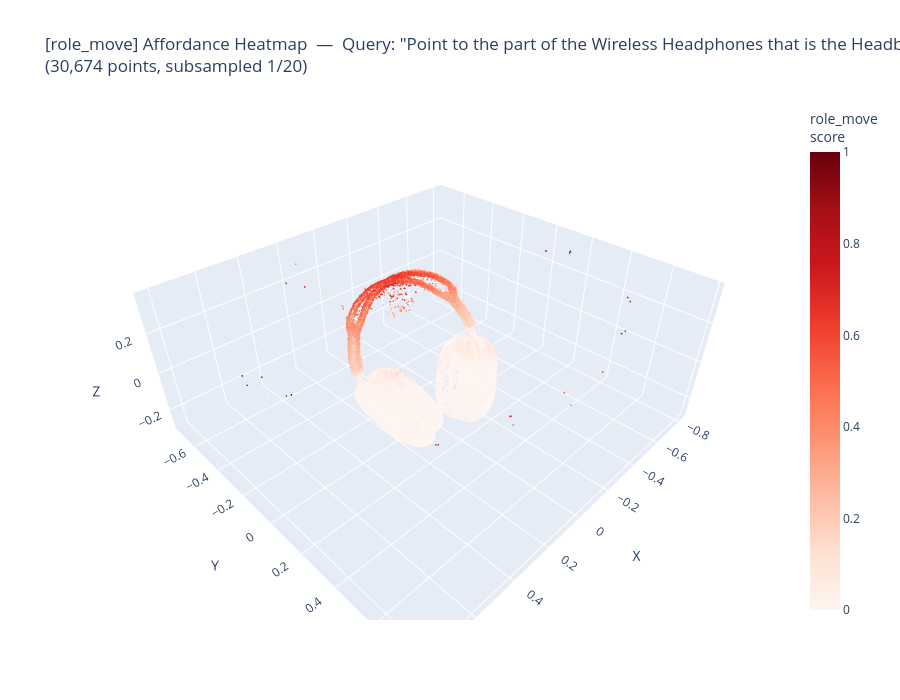
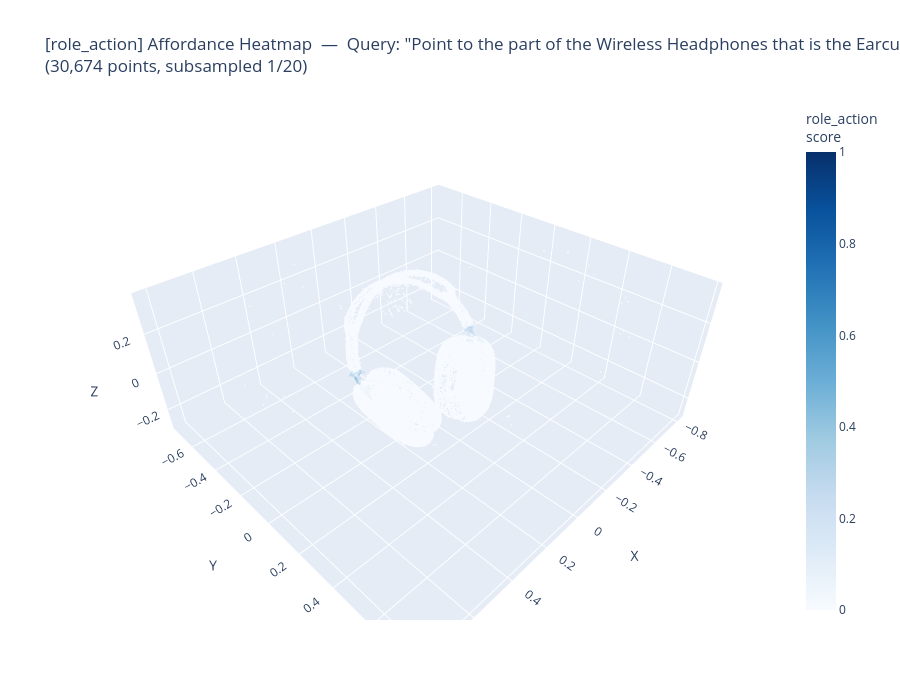

The notebook cell saved with these charts, in order:
### Code cell
# ====== 3D 視覺化: 每個 role 一張 plot (Reconstruction Version) ======
import plotly.graph_objects as go

subsample = 20

idx = np.arange(0, len(recon_points), subsample)
pts_sub = recon_points[idx]

print(f"Subsampled: {len(pts_sub):,} points (1/{subsample})")

for role in ROLES:
    scores_sub = affordance_scores_per_role[role][idx]
    counts_sub = visibility_counts_per_role[role][idx]

    fig = go.Figure()

    fig.add_trace(go.Scatter3d(
        x=pts_sub[:, 0],
        y=-pts_sub[:, 1],
        z=pts_sub[:, 2],
        mode='markers',
        marker=dict(
            size=1,
            color=scores_sub,
            colorscale=ROLE_COLORSCALES[role],
            cmin=0,
            cmax=1,
            colorbar=dict(title=f'{role}<br>score'),
            opacity=0.85,
        ),
        text=[
            f'score={s:.3f}, views={c}'
            for s, c in zip(scores_sub, counts_sub)
        ],
        hoverinfo='text',
        name=role,
    ))

    fig.update_layout(
        title=(
            f'[{role}] Affordance Heatmap  —  '
            f'Query: "{ROLE_QUERIES[role]}"<br>'
            f'({len(pts_sub):,} points, subsampled 1/{subsample})'
        ),
        scene=dict(
            aspectmode='data',
            xaxis_title='X',
            yaxis_title='Y',
            zaxis_title='Z',
        ),
        width=900,
        height=700,
    )

    fig.show()

### Figure 1 — Plotly figure (JSON) as saved in the notebook; plotly's stock layout.template omitted (floating-point values rounded to 4 significant figures; data arrays with more than 128 entries replaced by an {"elided": "..."} marker saying what was removed)
{"data": [{"hoverinfo": "text", "marker": {"cmax": 1, "cmin": 0, "color": {"elided": "30674 float values"}, "colorbar": {"title": {"text": "role_move<br>score"}}, "colorscale": [[0, "rgb(255,245,240)"], [0.125, "rgb(254,224,210)"], [0.25, "rgb(252,187,161)"], [0.375, "rgb(252,146,114)"], [0.5, "rgb(251,106,74)"], [0.625, "rgb(239,59,44)"], [0.75, "rgb(203,24,29)"], [0.875, "rgb(165,15,21)"], [1, "rgb(103,0,13)"]], "opacity": 0.85, "size": 1}, "mode": "markers", "name": "role_move", "text": {"elided": "30674 str values"}, "type": "scatter3d", "x": {"elided": "30674 float values"}, "y": {"elided": "30674 float values"}, "z": {"elided": "30674 float values"}}], "layout": {"height": 700, "scene": {"aspectmode": "data", "xaxis": {"title": {"text": "X"}}, "yaxis": {"title": {"text": "Y"}}, "zaxis": {"title": {"text": "Z"}}}, "title": {"text": "[role_move] Affordance Heatmap  —  Query: \"Point to the part of the Wireless Headphones that is the Headband.\"<br>(30,674 points, subsampled 1/20)"}, "width": 900}}

### Figure 2 — Plotly figure (JSON) as saved in the notebook; plotly's stock layout.template omitted (floating-point values rounded to 4 significant figures; data arrays with more than 128 entries replaced by an {"elided": "..."} marker saying what was removed)
{"data": [{"hoverinfo": "text", "marker": {"cmax": 1, "cmin": 0, "color": {"elided": "30674 float values"}, "colorbar": {"title": {"text": "role_action<br>score"}}, "colorscale": [[0, "rgb(247,251,255)"], [0.125, "rgb(222,235,247)"], [0.25, "rgb(198,219,239)"], [0.375, "rgb(158,202,225)"], [0.5, "rgb(107,174,214)"], [0.625, "rgb(66,146,198)"], [0.75, "rgb(33,113,181)"], [0.875, "rgb(8,81,156)"], [1, "rgb(8,48,107)"]], "opacity": 0.85, "size": 1}, "mode": "markers", "name": "role_action", "text": {"elided": "30674 str values"}, "type": "scatter3d", "x": {"elided": "30674 float values"}, "y": {"elided": "30674 float values"}, "z": {"elided": "30674 float values"}}], "layout": {"height": 700, "scene": {"aspectmode": "data", "xaxis": {"title": {"text": "X"}}, "yaxis": {"title": {"text": "Y"}}, "zaxis": {"title": {"text": "Z"}}}, "title": {"text": "[role_action] Affordance Heatmap  —  Query: \"Point to the part of the Wireless Headphones that is the Earcup Hinges.\"<br>(30,674 points, subsampled 1/20)"}, "width": 900}}
